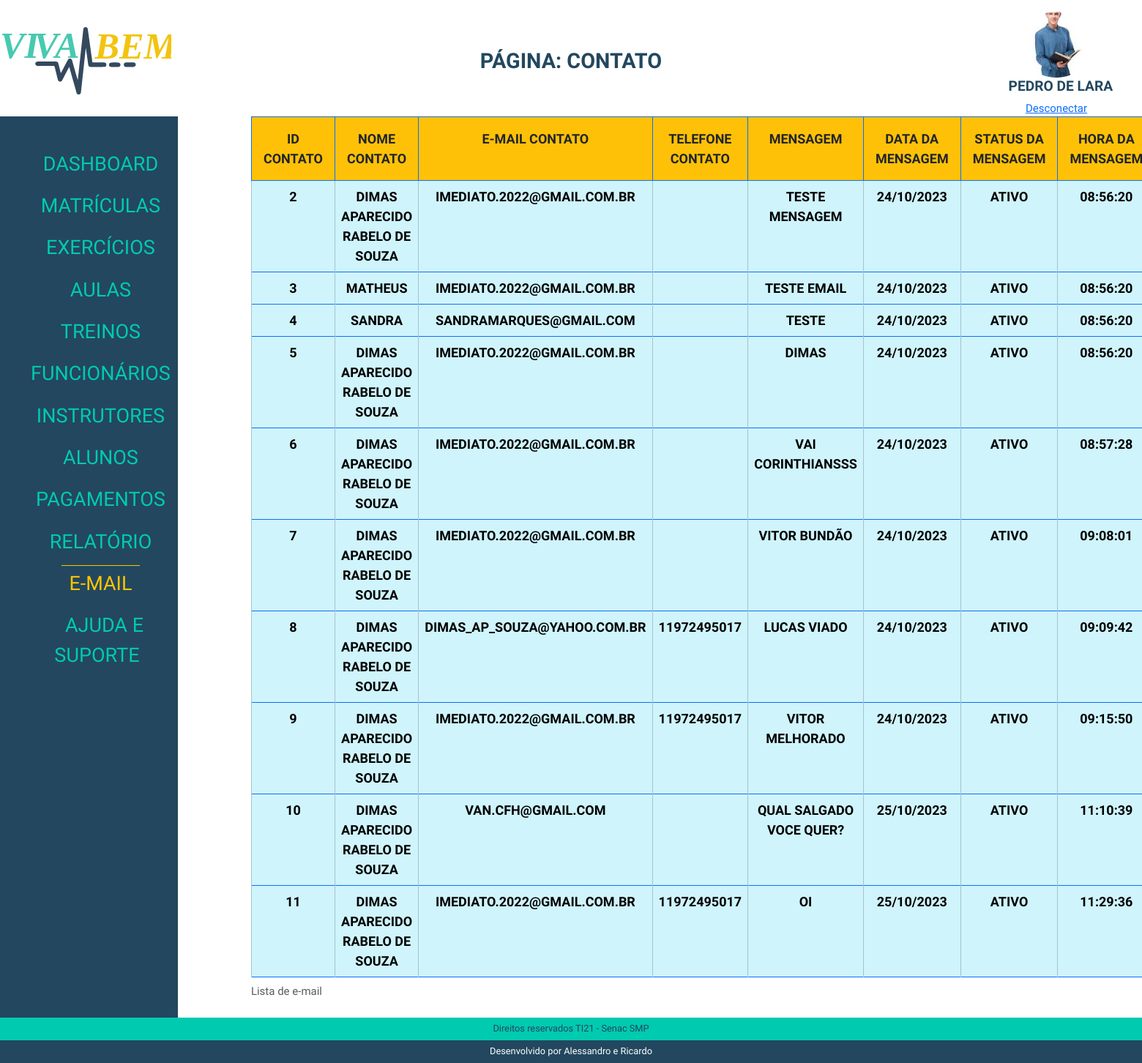
The app's page /admin/index.php?p=contato (signed in) with its own data.
### tables this page shows
CREATE TABLE `tblfuncionarios` (
  `idFuncionario` int(11) NOT NULL,
  `nomeFuncionario` varchar(50) NOT NULL,
  `altFuncionario` varchar(50) NOT NULL,
  `dataNascFuncionario` date NOT NULL,
  `cargoFuncionario` varchar(20) NOT NULL,
  `especialidadeFuncionario` varchar(20) NOT NULL,
  `emailFuncionario` varchar(80) DEFAULT NULL,
  `senhaFuncionario` varchar(20) NOT NULL,
  `nivelFuncionario` varchar(15) NOT NULL,
  `telefoneFuncionario` varchar(14) NOT NULL,
  `dataAdmissaoFuncionario` date NOT NULL,
  `statusFuncionario` varchar(10) NOT NULL,
  `fotoFuncionario` varchar(100) DEFAULT NULL,
  `linkFaceFuncionario` varchar(150) NOT NULL,
  `linkInstaFuncionario` varchar(150) NOT NULL,
  `linklinkedinFuncionario` varchar(150) NOT NULL,
  `linkWhatsFuncionario` varchar(150) NOT NULL
);

CREATE TABLE `tblcontato` (
  `idContato` int(11) NOT NULL,
  `nomeContato` varchar(50) NOT NULL,
  `emailContato` varchar(80) NOT NULL,
  `telefoneContato` varchar(14) NOT NULL,
  `mensagemContato` text NOT NULL,
  `dataContato` date NOT NULL DEFAULT curdate(),
  `statusContato` varchar(10) NOT NULL DEFAULT 'ATIVO',
  `horaContato` time NOT NULL DEFAULT curtime()
);

### admin/class/funcionario.php (called while the page is built, shortened)
<?php
class FuncionarioClass
{
    public $idFuncionario;
    public function __construct($id = false)
    {
        if ($id) {
            $this->idFuncionario = $id;
            $this->Carregar();
        }
    }
    public function Carregar()
    {
        $query = "SELECT * FROM  tblfuncionarios WHERE idFuncionario = " . $this->idFuncionario;
        $conn = Conexao::LigarConexao();
        $resultado = $conn->query($query);
        $lista = $resultado->fetchAll();
        foreach ($lista as $linha) {
            $this->nomeFuncionario = $linha['nomeFuncionario'];
            $this->fotoFuncionario = $linha['fotoFuncionario'];
        }
    }
   }

### admin/class/contato.php (called while the page is built, shortened)
<?php
class ContatoClass {
public function ListarContato(){
    $sql =  "SELECT * FROM tblcontato ORDER BY idContato ASC";
    $conn = Conexao::LigarConexao();
    $resultado = $conn->query($sql);
    $lista = $resultado->fetchAll();
    return $lista;
}
}

### admin/contato/contato.php (the view)
<?php
require_once('class/contato.php');
$contato = new ContatoClass();
$lista = $contato->ListarContato();
?>
<div class=" table-responsive">
    <table class="table table-bordered border-primary">
        <caption> Lista de e-mail</caption>
        <thead>
            <tr>
                <th class="p-3 mb-2 bg-warning text-dark">ID Contato</th>
                <th class="p-3 mb-2 bg-warning text-dark">Nome Contato</th>
                <th class="p-3 mb-2 bg-warning text-dark">E-mail Contato</th>
                <th class="p-3 mb-2 bg-warning text-dark">Telefone Contato</th>
                <th class="p-3 mb-2 bg-warning text-dark">Mensagem</th>
                <th class="p-3 mb-2 bg-warning text-dark">Data da Mensagem</th>
                <th class="p-3 mb-2 bg-warning text-dark">Status da Mensagem</th>
                <th class="p-3 mb-2 bg-warning text-dark">Hora da Mensagem </th>
            </tr>
        </thead>
        <tbody>
            <?php
            foreach ($lista as $linha) : ?>
                <tr>
                    <td class="table-info"><?php echo $linha['idContato']; ?></td>
                    <td class="table-info"><?php echo $linha['nomeContato']; ?></td>
                    <td class="table-info"><?php echo $linha['emailContato']; ?></td>
                    <td class="table-info"><?php echo $linha['telefoneContato']; ?></td>
                    <td class="table-info"><?php echo $linha['mensagemContato'] ?></td>
                    <td class="table-info"><?php echo date('d/m/Y', strtotime($linha['dataContato'])) ?></td>
                    <td class="table-info"><?php echo $linha['statusContato'] ?></td>
                    <td class="table-info"><?php echo $linha['horaContato'] ?></td>
                </tr>
            <?php endforeach; ?>
        </tbody>
    </table>
</div>

### admin/index.php (shortened to what this page needs)
<?php
if (isset($_SESSION['idAluno'])) {
    $id = $_SESSION['idAluno'];
    $tipoUsuario = 'aluno';
} elseif (isset($_SESSION['idFuncionario'])) {
    $tipoUsuario = 'funcionario';
} else {
    header("location: http://localhost/Projeto-Academia-Viva-Bem-Senac/admin/loginAdmin.php");
    exit;
}
$pagina = @$_GET['p'];
require_once('class/aluno.php');
require_once('class/funcionario.php');
if ($tipoUsuario === 'aluno') {
    $aluno = new AlunoClass($id);
    $usuario = $aluno;
} elseif ($tipoUsuario === 'funcionario') {
    $funcionario = new FuncionarioClass($id);
    $usuario = $funcionario;
}
?>
<!DOCTYPE html>
<html lang="pt-BR">
<head>
    <link rel="stylesheet" href="./css/reset.css">
    <link href="path/to/lightbox.css" rel="stylesheet" />
    <link href="https://cdn.jsdelivr.net/npm/bootstrap@5.3.2/dist/css/bootstrap.min.css" rel="stylesheet">
    <link rel="stylesheet" href="./css/estilo.css">
</head>
<body>
    <header class="topo">
        <h1>
            <img src="./img/logoVivaBem.svg" alt="Logo Viva Bem">
        </h1>
        <?php
        if ($pagina == '') {
            echo '<h2>Dashboard</h2>';
        } else {
            echo ('<h2>Página: ' . $pagina . '</h2>');
        }
        ?>
         <div class="identUser">
            <img src="../img/<?php echo $usuario->fotoAluno ?? $usuario->fotoFuncionario; ?>" alt="User">
            <h2><?php echo $usuario->nomeAluno ?? $usuario->nomeFuncionario; ?></h2>
            <a href="desconectar.php">Desconectar</a>
        </div>
    </header>
    <main>
        <div class="menu">
            <nav>
                <ul>
                    <li><a href="index.php?p=dashboard" class="<?php echo (($pagina == 'dashboard') ||  (@$pagina == '')) ? 'menuAtivo' : ''; ?>"> Dashboard </a></li>
                    <li><a href="index.php?p=matriculas" class="<?php echo ($pagina == 'matriculas') ? 'menuAtivo' : ''; ?>"> Matrículas </a></li>
                    <li><a href="index.php?p=exercicios" class="<?php echo ($pagina == 'exercicios') ? 'menuAtivo' : ''; ?>"> Exercícios </a></li>
                    <li><a href="index.php?p=aulas" class="<?php echo ($pagina == 'aulas') ? 'menuAtivo' : ''; ?>"> Aulas </a></li>
                    <li><a href="index.php?p=treino" class="<?php echo ($pagina == 'treino') ? 'menuAtivo' : ''; ?>"> Treinos </a></li>
                    <li><a href="index.php?p=funcionarios" class="<?php echo ($pagina == 'funcionarios') ? 'menuAtivo' : ''; ?>"> Funcionários </a></li>
                    <li><a href="index.php?p=instrutores" class="<?php echo ($pagina == 'instrutores') ? 'menuAtivo' : ''; ?>"> Instrutores </a></li>
                    <li><a href="index.php?p=aluno" class="<?php echo ($pagina == 'aluno') ? 'menuAtivo' : ''; ?>"> Alunos </a></li>
                    <li><a href="index.php?p=pagamento" class="<?php echo ($pagina == 'pagamento') ? 'menuAtivo' : ''; ?>"> Pagamentos </a></li>
                    <li><a href="index.php?p=relatorio" class="<?php echo ($pagina == 'relatorio') ? 'menuAtivo' : ''; ?>"> Relatório </a></li>
                    <li><a href="index.php?p=contato" class="<?php echo ($pagina == 'contato') ? 'menuAtivo' : ''; ?>"> E-mail </a></li>
                    <li><a href="index.php?p=ajuda" class="<?php echo ($pagina == 'ajuda') ? 'menuAtivo' : ''; ?>"> Ajuda e Suporte </a></li>
                </ul>
            </nav>
        </div>
        <div class="box">
            <?php
            switch ($pagina) {
                case 'contato':
                    require_once('contato/contato.php');
                    break;
            }
            ?>
        </div>
    </main>
    <footer class="rodape">
        <h2>Direitos reservados TI21 - Senac SMP</h2>
        <h2>Desenvolvido por Alessandro e Ricardo</h2>
    </footer>
</body>
</html>

### admin/css/estilo.css (style rules this page uses)
*, a, h1, h2, h3, h4 { font-family: 'Josefin Sans', sans-serif; font-size: 15px; }
body { display: flex; flex-direction: column; height: 100vh; width: 100%; }
.topo { display: flex; justify-content: space-between; margin-top: 1%; align-items: center; }
.topo h1 { text-align: center; width: 15%; }
.identUser { width: 100%; }
.identUser img { max-width: 100px; max-height: 90px; object-fit: cover; border-radius: 50%; }
.topo h2 { font-size: 1.8em; text-transform: uppercase; color: #23475f; font-weight: bold; }
.topo div { display: flex; flex-direction: column; align-items: center; width: 15%; }
.topo div img { width: 75%; }
.topo div h2 { margin-left: 5%; font-size: 1.2em; }
main { flex: 1; display: flex; }
.menu { background-color: #23475f; text-align: center; display: flex; }
.menu nav { margin-top: 15%; }
.menu nav ul li { padding: 4% 0; }
.menu nav ul li a { text-decoration: none; color: #00cab0; font-size: 1.8em; text-transform: uppercase; padding: 4% 10px; }
.menuAtivo { color: #ffc500 !important; border-top: solid 1px #ffc500; }
.box { margin: 0 100px; }
.rodape { text-align: center; }
.rodape h2 { font-size: .8em; margin-bottom: 0; }
.rodape h2:nth-child(1) { background: #00cab0; padding: .5% 0; color: #23475f; }
.rodape h2:nth-child(2) { background: #23475f; padding: .5% 0; color: #fff; }
.table-info, .text-dark { font-size: 1.2em; text-align: center; font-weight: bold; text-transform: uppercase; }

### records on screen
tblfuncionarios: fotoFuncionario (picture), nomeFuncionario "PEDRO DE LARA"
tblcontato: idContato "2", nomeContato "DIMAS APARECIDO RABELO DE SOUZA", emailContato "IMEDIATO.2022@GMAIL.COM.BR", mensagemContato "TESTE MENSAGEM", dataContato "24/10/2023", statusContato "ATIVO", horaContato "08:56:20"
tblcontato: idContato "3", nomeContato "MATHEUS", emailContato "IMEDIATO.2022@GMAIL.COM.BR", mensagemContato "TESTE EMAIL", dataContato "24/10/2023", statusContato "ATIVO", horaContato "08:56:20"
tblcontato: idContato "4", nomeContato "SANDRA", emailContato "SANDRAMARQUES@GMAIL.COM", mensagemContato "TESTE", dataContato "24/10/2023", statusContato "ATIVO", horaContato "08:56:20"
tblcontato: idContato "5", nomeContato "DIMAS APARECIDO RABELO DE SOUZA", emailContato "IMEDIATO.2022@GMAIL.COM.BR", mensagemContato "DIMAS", dataContato "24/10/2023", statusContato "ATIVO", horaContato "08:56:20"
tblcontato: idContato "6", nomeContato "DIMAS APARECIDO RABELO DE SOUZA", emailContato "IMEDIATO.2022@GMAIL.COM.BR", mensagemContato "VAI CORINTHIANSSS", dataContato "24/10/2023", statusContato "ATIVO", horaContato "08:57:28"
tblcontato: idContato "7", nomeContato "DIMAS APARECIDO RABELO DE SOUZA", emailContato "IMEDIATO.2022@GMAIL.COM.BR", mensagemContato "VITOR BUNDÃO", dataContato "24/10/2023", statusContato "ATIVO", horaContato "09:08:01"
tblcontato: idContato "8", nomeContato "DIMAS APARECIDO RABELO DE SOUZA", emailContato "DIMAS_AP_SOUZA@YAHOO.COM.BR", telefoneContato "11972495017", mensagemContato "LUCAS VIADO", dataContato "24/10/2023", statusContato "ATIVO", horaContato "09:09:42"
tblcontato: idContato "9", nomeContato "DIMAS APARECIDO RABELO DE SOUZA", emailContato "IMEDIATO.2022@GMAIL.COM.BR", telefoneContato "11972495017", mensagemContato "VITOR MELHORADO", dataContato "24/10/2023", statusContato "ATIVO", horaContato "09:15:50"
tblcontato: idContato "10", nomeContato "DIMAS APARECIDO RABELO DE SOUZA", emailContato "VAN.CFH@GMAIL.COM", mensagemContato "QUAL SALGADO VOCE QUER?", dataContato "25/10/2023", statusContato "ATIVO", horaContato "11:10:39"
tblcontato: idContato "11", nomeContato "DIMAS APARECIDO RABELO DE SOUZA", emailContato "IMEDIATO.2022@GMAIL.COM.BR", telefoneContato "11972495017", mensagemContato "OI", dataContato "25/10/2023", statusContato "ATIVO", horaContato "11:29:36"

### other values on screen
$pagina "CONTATO"
